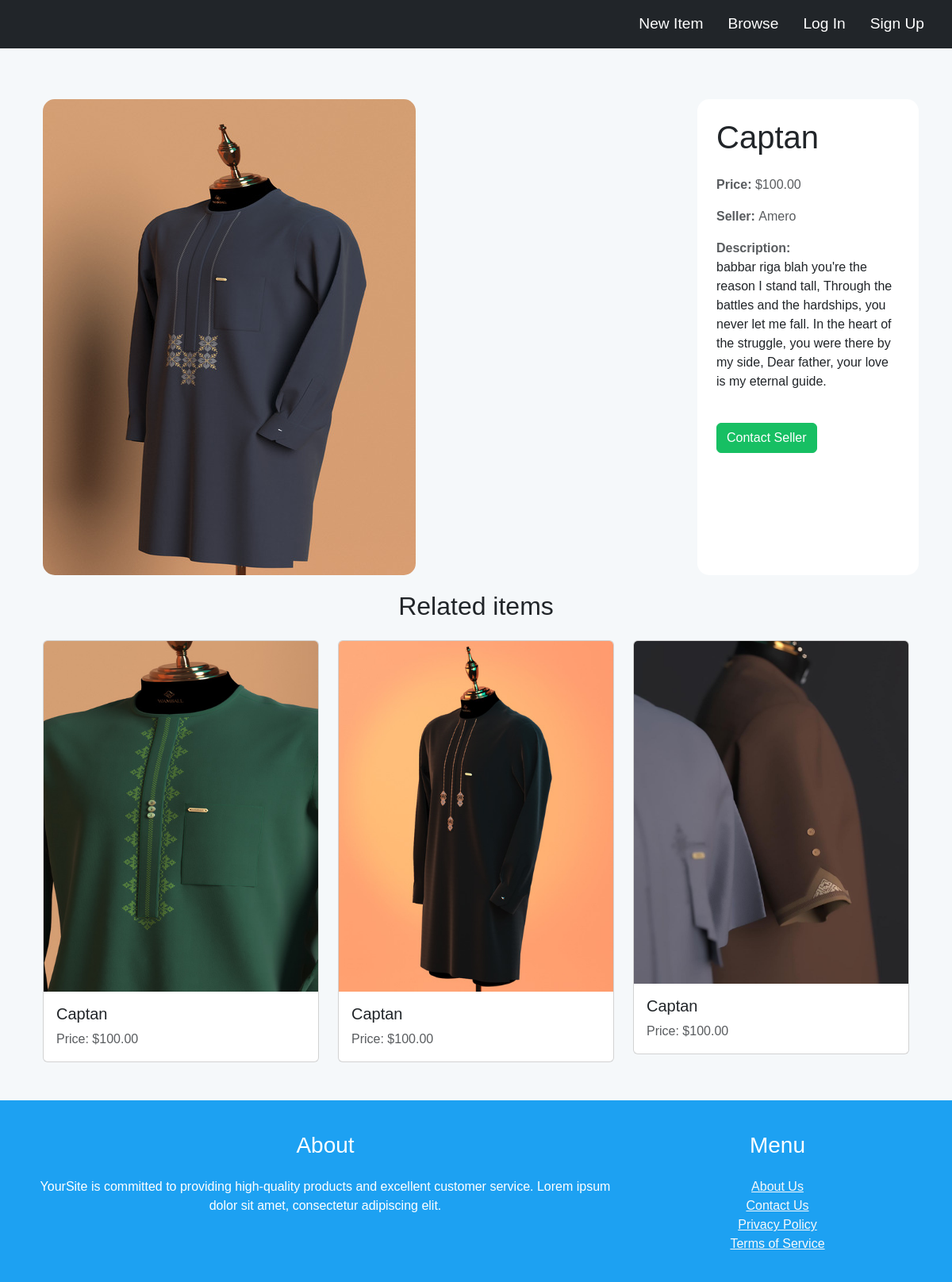
The page /items/7/ on the database its author committed.
### item/models.py (models this page shows)
class Item(models.Model):
    category = models.ForeignKey(Category, on_delete=models.CASCADE)
    name = models.CharField(max_length=255)
    description = models.TextField(blank=True, null=True)
    price = models.DecimalField(max_digits=10, decimal_places=2)
    image = models.ImageField(upload_to='item_images/')
    is_sold = models.BooleanField(default=False)
    created_by = models.ForeignKey(
        User, related_name='items', on_delete=models.CASCADE)
    created_at = models.DateTimeField(auto_now_add=True)

### item/views.py (the view)
# urls.py: path('<int:pk>/', views.detail, name='detail'),
def detail(request, pk):
    item = get_object_or_404(Item, pk=pk)
    related_items = Item.objects.filter(
        category=item.category, is_sold=False).exclude(pk=pk)[:3]
    return render(request, 'item/detail.html', {
        'item': item,
        'related_items': related_items
    })

### item/templates/item/detail.html (shortened to what this page needs)
{% extends 'core/base.html' %} {% block title %} {{ item.name }} {% endblock %}
{% block content %}
<div class="container mt-6">
  <div class="row">
    <div class="col-md-9">
      <img
        src="{{ item.image.url }}"
        class="img-fluid rounded-xl"
        alt="{{ item.name }}"
      />
    </div>
    <div class="col-md-3 p-4 bg-white rounded-xl">
      <h1 class="mb-4 text-3xl">{{ item.name }}</h1>
      <p class="text-muted"><strong>Price: </strong>${{ item.price }}</p>
      <p class="text-muted">
        <strong>Seller: </strong>{{ item.created_by.username }}
      </p>
      {% if item.description %}
      <p class="text-dark">
        <strong class="text-muted">Description:</strong><br />
        {{ item.description }}
      </p>
      {% endif %} {% if request.user == item.created_by %}
      <div class="mt-4 p-4 bg-light rounded-xl">
        <p class="text-primary">This is your item!</p>
        <a href="{% url 'item:edit' item.id %}" class="btn btn-primary mt-4"
          >Edit</a
        >
        <a href="{% url 'item:delete' item.id %}" class="btn btn-danger mt-4"
          >Delete</a
        >
      </div>
      {% else %}
      <a
        href="{% url 'conversation:new' item.id %}"
        class="btn btn-success mt-4"
        >Contact Seller</a
      >
      {% endif %}
    </div>
  </div>
</div>
<div class="container mt-6">
  <h2 class="mb-4 text-2xl text-center">Related items</h2>
  <div class="row">
    {% for related_item in related_items %}
    <div class="col-md-4">
      <a
        href="{% url 'item:detail' related_item.id %}"
        class="text-decoration-none text-dark"
      >
        <div class="card mb-4">
          <img
            src="{{ related_item.image.url }}"
            class="card-img-top rounded-t-xl"
            alt="{{ related_item.name }}"
          />
          <div class="card-body">
            <h5 class="card-title text-2xl">{{ related_item.name }}</h5>
            <p class="card-text text-muted">Price: ${{ related_item.price }}</p>
          </div>
        </div>
      </a>
    </div>
    {% endfor %}
  </div>
</div>
{% endblock %}

### core/templates/core/base.html (style rules this page uses)
body { font-family: "YourChosenFont", "Arial", sans-serif; background-color: #f5f8fa; margin: 0; padding: 0; }
.container { margin-top: 20px; }

### item/templates/item/detail.html (style rules this page uses)
body { background-color: #f5f8fa; }
.bg-white { background-color: #ffffff; }
.rounded-xl { border-radius: 15px; }
.text-dark { color: #333333; }
.text-muted { color: #657786; }
.btn-success { background-color: #17bf63; border: 1px solid #17bf63; color: #ffffff; }

### rows shown on the page
Item: image (picture), name "Captan", price "100.00", created_by.username "Amero", description "babbar riga blah you're the reason I stand tall, Through the battles and the hardships, you never let me fall. In the heart of the struggle, you were there by my side, Dear father, your love is my eternal guide."
Item: image (picture), name "Captan", price "100.00"
Item: image (picture), name "Captan", price "100.00"
Item: image (picture), name "Captan", price "100.00"
